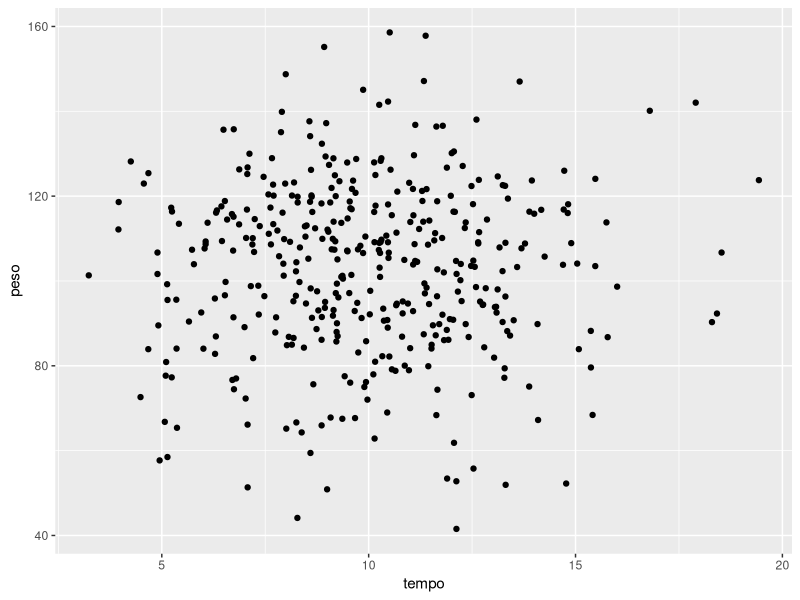
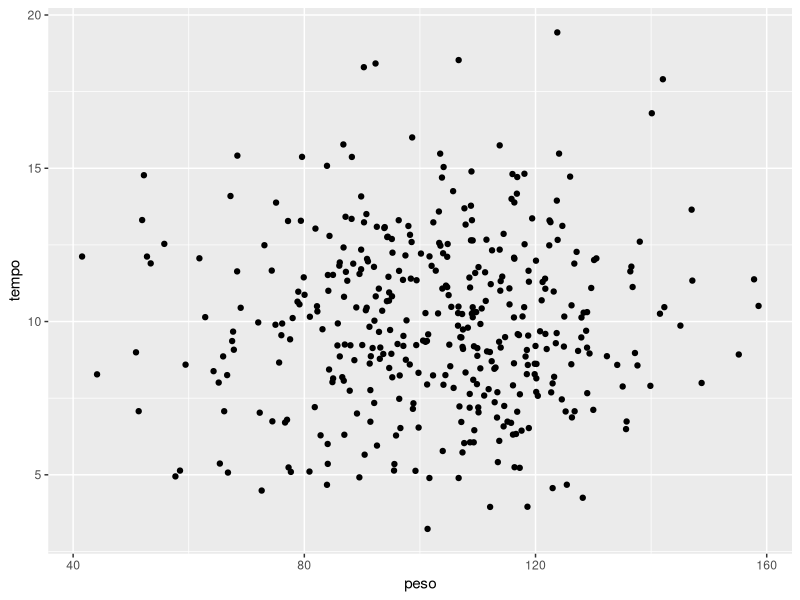
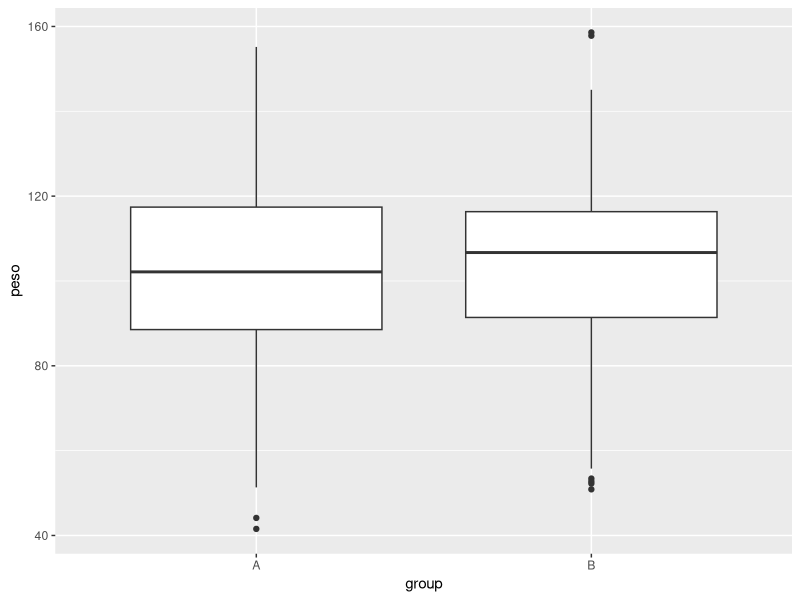
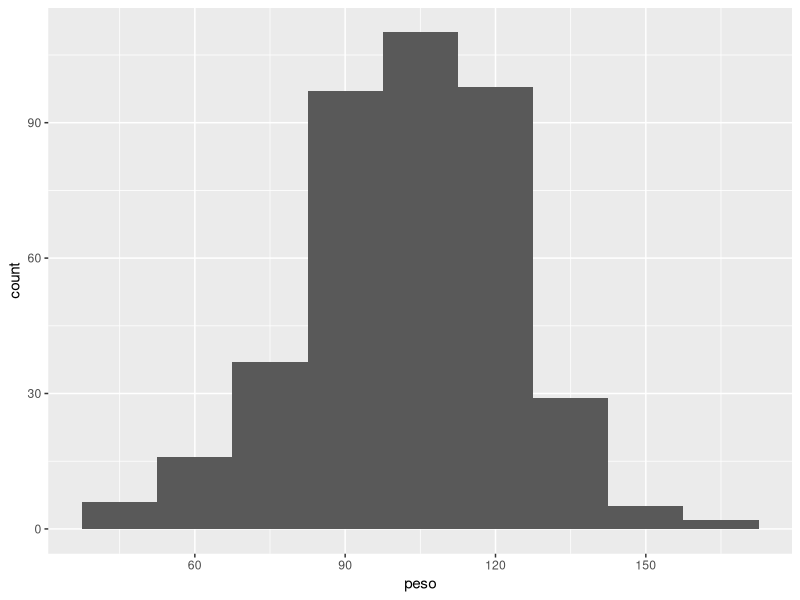
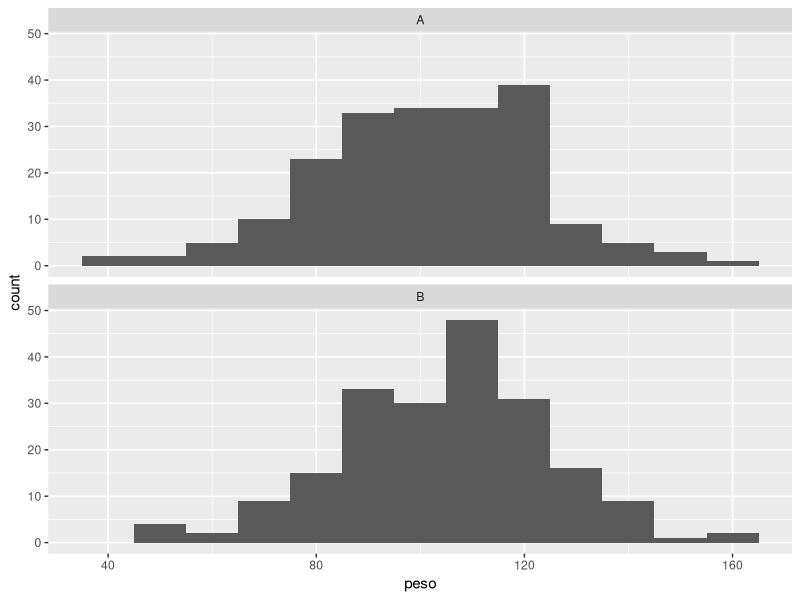
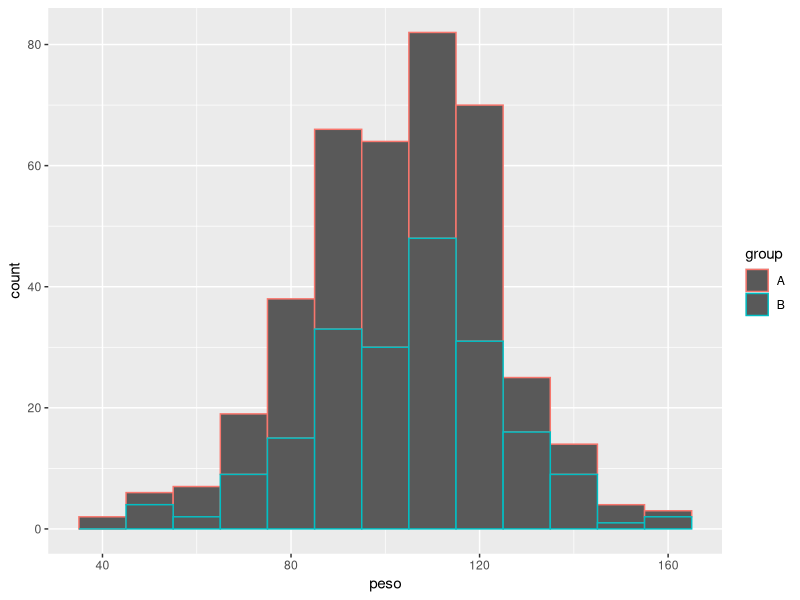

Write the R code that produced these figures, in order.
#--------------------------------------------------------------------------------------------------
# Explorando distribuicoes atraves do pacote ggplot2
#
# Gorgens, Eric Bastos
# Departamento de Engenharia Florestal
# Universidade Federal dos Vales do Jequitinhonha e Mucuri - UFVJM
# Diamantina, Brazil
# eric.gorgens (at) ufvjm.edu.br
#
#--------------------------------------------------------------------------------------------------

# O ggplot2 é um pacote grafico opcional


# Verifica disponibilidade e se existir ativa o pacote ggplot2
require(ggplot2)

# Para este exemplo criaremos um data frame ficticio
set.seed(22136) # fixa o gerador de numeros aleatorio para que os resultados sejam iguais para todos

df <- rbind(data.frame(group='A', tempo=rnorm(n=200, mean=10, sd=3), peso=rnorm(n=200, mean=100, sd=20)),
            data.frame(group='B', tempo=rnorm(n=200, mean=10, sd=3), peso=rnorm(n=200, mean=105, sd=20)))

head(df) # exibe primeiras linhas do data frame


#Criando um gráfico de dispersão do tempo em função do peso
ggplot(df, aes(tempo, peso)) + geom_point()

#Criando um gráfico de dispersão do peso em função do tempo
ggplot(df, aes(peso, tempo)) + geom_point()

# criando um boxplot
ggplot(df, aes(group, peso)) + geom_boxplot()

# criando um histograma
ggplot(df, aes(peso)) + geom_histogram(binwidth=15)

# criando um histograma para cada grupo e organiza numa mesma janela
ggplot(df, aes(peso)) + geom_histogram(binwidth=10) + facet_wrap(~group, nrow=2, ncol=1)

# criando um histograma para cada grupo num mesmo gráfico, mas com cores diferentes
ggplot(df, aes(peso, color = group)) + geom_histogram(binwidth=10)
